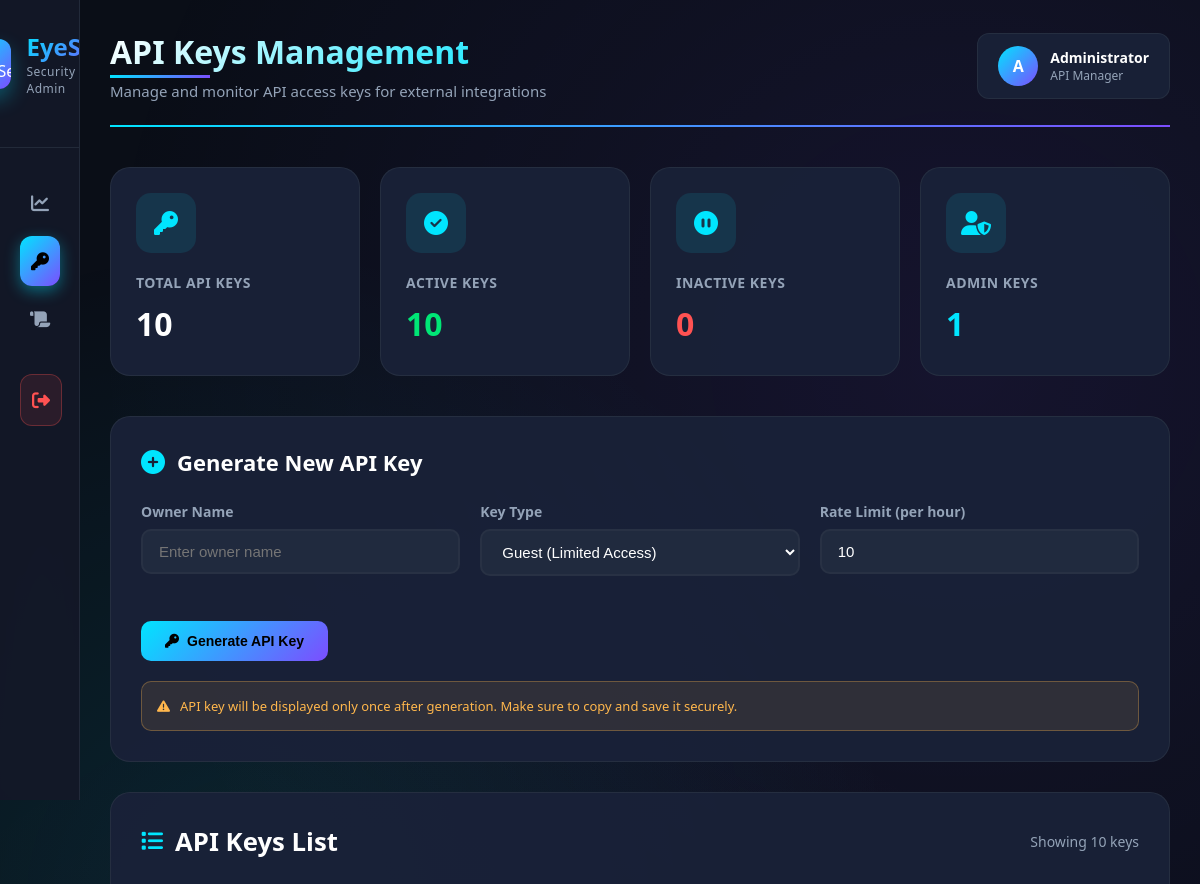
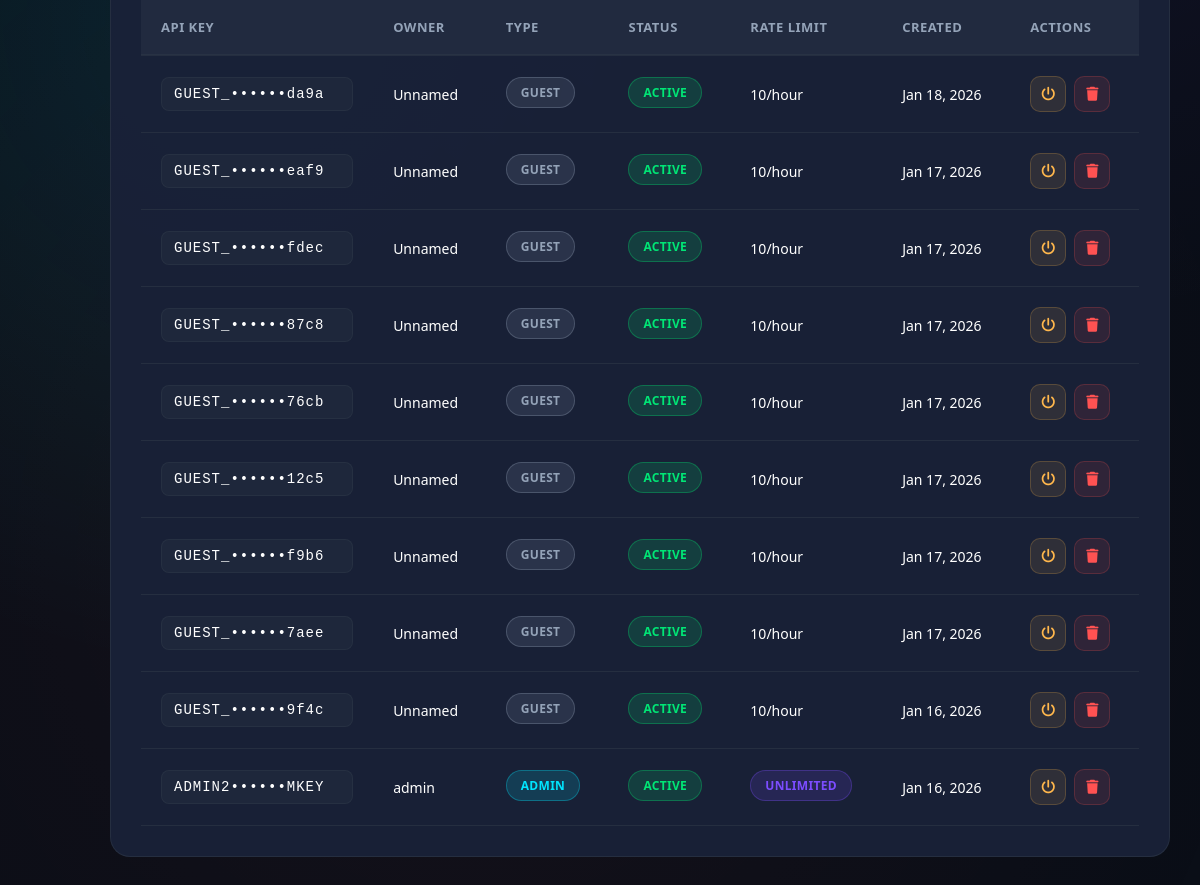
/admin?menu=ApiKeys (signed in), run on the app's committed database (2 pictures, top to bottom).
### tables this page shows
CREATE TABLE `api_keys` (
  `id` int(11) NOT NULL AUTO_INCREMENT,
  `api_key` varchar(64) NOT NULL,
  `owner` varchar(100) DEFAULT NULL,
  `type` enum('guest','admin') DEFAULT 'guest',
  `status` enum('active','inactive') DEFAULT 'active',
  `rate_limit` int(11) DEFAULT 10,
  `expired_at` datetime DEFAULT NULL,
  `created_at` timestamp NOT NULL DEFAULT current_timestamp(),
  PRIMARY KEY (`id`),
  UNIQUE KEY `api_key` (`api_key`)
);

### admin/api_keys.php (the view, shortened to what this page needs)
<?php
require '../api/config/database.php';
$keys = $pdo->query("
    SELECT *
    FROM api_keys
    ORDER BY id DESC
")->fetchAll(PDO::FETCH_ASSOC);
$totalKeys = count($keys);
$activeKeys = count(array_filter($keys, fn($k) => $k['status'] === 'active'));
$inactiveKeys = $totalKeys - $activeKeys;
$adminKeys = count(array_filter($keys, fn($k) => $k['type'] === 'admin'));
?>
<!DOCTYPE html>
<html lang="id">
<head>
    <link rel="stylesheet" href="https://cdnjs.cloudflare.com/ajax/libs/font-awesome/6.4.0/css/all.min.css">
</head>
<body>
        <header class="page-header">
            <div class="header-title">
                <h1>API Keys Management</h1>
                <p>Manage and monitor API access keys for external integrations</p>
            </div>
            <div class="user-profile">
                <div class="user-avatar">A</div>
                <div class="user-info">
                    <span class="user-name">Administrator</span>
                    <span class="user-role">API Manager</span>
                </div>
            </div>
        </header>
        <div class="stats-grid">
            <div class="stat-card">
                <div class="stat-icon">
                    <i class="fas fa-key"></i>
                </div>
                <div class="stat-content">
                    <h3>Total API Keys</h3>
                    <div class="value"><?php echo $totalKeys; ?></div>
                </div>
            </div>
            <div class="stat-card">
                <div class="stat-icon">
                    <i class="fas fa-check-circle"></i>
                </div>
                <div class="stat-content">
                    <h3>Active Keys</h3>
                    <div class="value" style="color: var(--success);"><?php echo $activeKeys; ?></div>
                </div>
            </div>
            <div class="stat-card">
                <div class="stat-icon">
                    <i class="fas fa-pause-circle"></i>
                </div>
                <div class="stat-content">
                    <h3>Inactive Keys</h3>
                    <div class="value" style="color: var(--error);"><?php echo $inactiveKeys; ?></div>
                </div>
            </div>
            <div class="stat-card">
                <div class="stat-icon">
                    <i class="fas fa-user-shield"></i>
                </div>
                <div class="stat-content">
                    <h3>Admin Keys</h3>
                    <div class="value" style="color: var(--accent-blue);"><?php echo $adminKeys; ?></div>
                </div>
            </div>
        </div>
        <div class="create-card">
            <div class="create-header">
                <i class="fas fa-plus-circle"></i>
                <h3>Generate New API Key</h3>
            </div>
            <form method="post">
                <div class="form-row">
                    <div class="form-group">
                        <label class="form-label">Owner Name</label>
                        <input type="text" name="owner" class="form-control"
                               placeholder="Enter owner name" required>
                    </div>
                    <div class="form-group">
                        <label class="form-label">Key Type</label>
                        <select name="type" class="form-control" required>
                            <option value="guest">Guest (Limited Access)</option>
                        </select>
                    </div>
                    <div class="form-group">
                        <label class="form-label">Rate Limit (per hour)</label>
                        <input type="number" name="rate_limit" class="form-control"
                               value="10" min="1" max="1000" required>
                    </div>
                </div>
                <button type="submit" class="btn btn-primary">
                    <i class="fas fa-key"></i>
                    Generate API Key
                </button>
                <div class="form-note">
                    <i class="fas fa-exclamation-triangle"></i>
                    <span>API key will be displayed only once after generation. Make sure to copy and save it securely.</span>
                </div>
            </form>
        </div>
        <div class="table-container">
            <div class="table-header">
                <div class="table-title">
                    <i class="fas fa-list"></i>
                    <h3>API Keys List</h3>
                </div>
                <div class="table-info">
                    <span style="color: var(--text-secondary); font-size: 14px;">
                        Showing <?php echo count($keys); ?> keys
                    </span>
                </div>
            </div>
            <?php if (empty($keys)): ?>
                <div class="empty-state">
                    <i class="fas fa-key"></i>
                    <h4>No API Keys Found</h4>
                    <p>Generate your first API key to get started</p>
                </div>
            <?php else: ?>
                <table class="data-table">
                    <thead>
                        <tr>
                            <th>API Key</th>
                            <th>Owner</th>
                            <th>Type</th>
                            <th>Status</th>
                            <th>Rate Limit</th>
                            <th>Created</th>
                            <th>Actions</th>
                        </tr>
                    </thead>
                    <tbody>
                        <?php foreach ($keys as $k): ?>
                            <tr>
                                <td>
                                    <div class="api-key-display">
                                        <?php
                                        $fullKey = $k['api_key'];
                                        $maskedKey = substr($fullKey, 0, 6) . '••••••' . substr($fullKey, -4);
                                        echo $maskedKey;
                                        ?>
                                    </div>
                                </td>
                                <td><?php echo htmlspecialchars($k['owner'] ?: 'Unnamed'); ?></td>
                                <td>
                                    <span class="badge <?php echo $k['type']; ?>">
                                        <?php echo strtoupper($k['type']); ?>
                                    </span>
                                </td>
                                <td>
                                    <span class="badge <?php echo $k['status']; ?>">
                                        <?php echo strtoupper($k['status']); ?>
                                    </span>
                                </td>
                                <td>
                                    <?php if ($k['type'] === 'admin'): ?>
                                        <span class="badge unlimited">UNLIMITED</span>
                                    <?php else: ?>
                                        <?php echo $k['rate_limit']; ?>/hour
                                    <?php endif; ?>
                                </td>
                                <td>
                                    <?php echo date("M d, Y", strtotime($k['created_at'])); ?>
                                </td>
                                <td>
                                    <div class="action-buttons">
                                        <a href="?menu=ApiKeys&toggle=<?php echo $k['id']; ?>"
                                           class="btn-icon btn-toggle"
                                           title="<?php echo $k['status'] === 'active' ? 'Deactivate' : 'Activate'; ?>">
                                            <i class="fas fa-power-off"></i>
                                        </a>
                                        <a href="#"
                                           onclick="confirmDelete(<?php echo $k['id']; ?>, '<?php echo htmlspecialchars($k['owner'] ?: 'Key #' . $k['id']); ?>')"
                                           class="btn-icon btn-delete"
                                           title="Delete Key">
                                            <i class="fas fa-trash"></i>
                                        </a>
                                    </div>
                                </td>
                            </tr>
                        <?php endforeach; ?>
                    </tbody>
                </table>
            <?php endif; ?>
        </div>
</body>
</html>

### data on the page
api_keys: api_key "GUEST_••••••da9a", owner "Unnamed", type "GUEST", status "ACTIVE", rate_limit "10", created_at "Jan 18, 2026"
api_keys: api_key "GUEST_••••••eaf9", owner "Unnamed", type "GUEST", status "ACTIVE", rate_limit "10", created_at "Jan 17, 2026"
api_keys: api_key "GUEST_••••••fdec", owner "Unnamed", type "GUEST", status "ACTIVE", rate_limit "10", created_at "Jan 17, 2026"
api_keys: api_key "GUEST_••••••87c8", owner "Unnamed", type "GUEST", status "ACTIVE", rate_limit "10", created_at "Jan 17, 2026"
api_keys: api_key "GUEST_••••••76cb", owner "Unnamed", type "GUEST", status "ACTIVE", rate_limit "10", created_at "Jan 17, 2026"
api_keys: api_key "GUEST_••••••12c5", owner "Unnamed", type "GUEST", status "ACTIVE", rate_limit "10", created_at "Jan 17, 2026"
api_keys: api_key "GUEST_••••••f9b6", owner "Unnamed", type "GUEST", status "ACTIVE", rate_limit "10", created_at "Jan 17, 2026"
api_keys: api_key "GUEST_••••••7aee", owner "Unnamed", type "GUEST", status "ACTIVE", rate_limit "10", created_at "Jan 17, 2026"
api_keys: api_key "GUEST_••••••9f4c", owner "Unnamed", type "GUEST", status "ACTIVE", rate_limit "10", created_at "Jan 16, 2026"
api_keys: api_key "ADMIN2••••••MKEY", owner "admin", type "ADMIN", status "ACTIVE", shows "UNLIMITED", created_at "Jan 16, 2026"

### other printed values
$totalKeys "10"
$activeKeys "10"
$inactiveKeys "0"
$adminKeys "1"
count($keys) "10"
